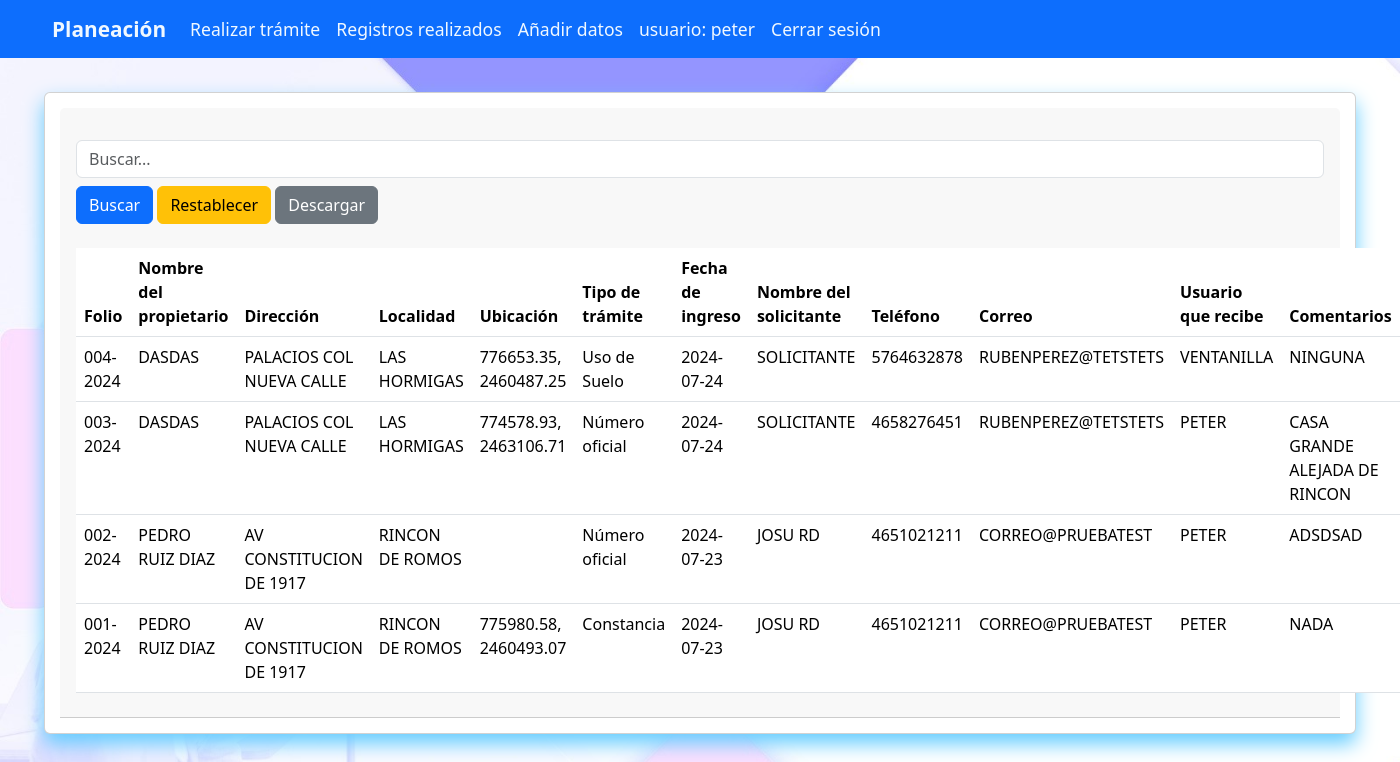
/php/ventanilla/registros.php (signed in), run on the app's committed database.
### tables this page shows
CREATE TABLE `formulario` (
  `folio` varchar(11) NOT NULL,
  `nombre_propietario` varchar(100) NOT NULL,
  `direccion` varchar(255) NOT NULL,
  `localidad` varchar(100) NOT NULL,
  `tipo_tramite` varchar(100) NOT NULL,
  `fecha_ingreso` date NOT NULL,
  `nombre_solicitante` varchar(100) NOT NULL,
  `telefono` varchar(15) NOT NULL,
  `correo` varchar(100) NOT NULL,
  `usuario_recibe` varchar(100) NOT NULL,
  `observaciones` text DEFAULT NULL,
  `fecha_entrega_estimada` date DEFAULT NULL,
  `coordenadas` varchar(255) DEFAULT NULL,
  `ubicacion` varchar(255) DEFAULT NULL,
  `imagen_referencia` varchar(255) DEFAULT NULL,
  `otro_contacto` varchar(100) DEFAULT NULL,
  `estatus` varchar(30) NOT NULL,
  `created_at` timestamp NOT NULL DEFAULT current_timestamp(),
  `updated_at` timestamp NOT NULL DEFAULT current_timestamp() ON UPDATE current_timestamp()
);

### php/ventanilla/registros.php (the view, shortened to what this page needs)
<!DOCTYPE html>
<html lang="en">
<head>
    <link href="https://cdn.jsdelivr.net/npm/bootstrap@5.3.2/dist/css/bootstrap.min.css" rel="stylesheet">
    <link rel="stylesheet" href="../../css/globals.css">
    <link rel="stylesheet" href="../../css/ventanilla.css">
</head>
<body>
    <?php include ('navVentana.php')?>
    <div class="container p-1 mt-12">
        <div class="row justify-content-center">
            <div class="col-md-12 row-12">
                <div class="card slide-down">
                    <div class="card-header">
                        <br>
                        <input type="text" id="searchInput" placeholder="Buscar..." class="form-control fade-in" data-bs-toggle="tooltip" data-bs-placement="top" title="Buscar en la tabla">
                        <button id="searchButton" class="btn btn-primary mt-2 fade-in" data-bs-toggle="tooltip" data-bs-placement="top" title="Realizar búsqueda">Buscar</button>
                        <button id="resetButton" class="btn btn-warning mt-2 fade-in" data-bs-toggle="tooltip" data-bs-placement="top" title="Restablecer búsqueda">Restablecer</button>
                        <button id="downloadButton" class="btn btn-secondary mt-2 fade-in" data-bs-toggle="tooltip" data-bs-placement="top" title="Descargar datos filtrados">Descargar</button>
                        <br><br>
                        <table class="table table-hover fade-in">
                            <thead>
                                <tr>
                                    <th class="sortable" data-bs-toggle="tooltip" data-bs-placement="top" title="Ordenar por Folio">Folio</th>
                                    <th class="sortable" data-bs-toggle="tooltip" data-bs-placement="top" title="Ordenar por Nombre del propietario">Nombre del propietario</th>
                                    <th class="sortable" data-bs-toggle="tooltip" data-bs-placement="top" title="Ordenar por Dirección">Dirección</th>
                                    <th class="sortable" data-bs-toggle="tooltip" data-bs-placement="top" title="Ordenar por Localidad">Localidad</th>
                                    <th class="sortable" data-bs-toggle="tooltip" data-bs-placement="top" title="Ordenar por Ubicación">Ubicación</th>
                                    <th class="sortable" data-bs-toggle="tooltip" data-bs-placement="top" title="Ordenar por Tipo de trámite">Tipo de trámite</th>
                                    <th class="sortable" data-bs-toggle="tooltip" data-bs-placement="top" title="Ordenar por Fecha de ingreso">Fecha de ingreso</th>
                                    <th class="sortable" data-bs-toggle="tooltip" data-bs-placement="top" title="Ordenar por Nombre del solicitante">Nombre del solicitante</th>
                                    <th class="sortable" data-bs-toggle="tooltip" data-bs-placement="top" title="Ordenar por Teléfono">Teléfono</th>
                                    <th class="sortable" data-bs-toggle="tooltip" data-bs-placement="top" title="Ordenar por Correo">Correo</th>
                                    <th class="sortable" data-bs-toggle="tooltip" data-bs-placement="top" title="Ordenar por Usuario que recibe">Usuario que recibe</th>
                                    <th class="sortable" data-bs-toggle="tooltip" data-bs-placement="top" title="Ordenar por Comentarios">Comentarios</th>
                                </tr>
                            </thead>
                            <tbody>
                                <?php
                                    $conexion = connection();
                                    $sql = "SELECT * FROM `formulario` ORDER BY `formulario`.`folio` DESC";
                                    $result = mysqli_query($conexion, $sql);
                                    if (mysqli_num_rows($result) > 0) {
                                        while ($mostrar = mysqli_fetch_array($result)) { ?>
                                            <tr class="fade-in">
                                                <td><?php echo $mostrar['folio'] ?></td>
                                                <td><?php echo $mostrar['nombre_propietario'] ?></td>
                                                <td><?php echo $mostrar['direccion'] ?></td>
                                                <td><?php echo $mostrar['localidad'] ?></td>
                                                <td><?php echo $mostrar['ubicacion'] ?></td>
                                                <td><?php echo $mostrar['tipo_tramite'] ?></td>
                                                <td><?php echo $mostrar['fecha_ingreso'] ?></td>
                                                <td><?php echo $mostrar['nombre_solicitante'] ?></td>
                                                <td><?php echo $mostrar['telefono'] ?></td>
                                                <td><?php echo $mostrar['correo'] ?></td>
                                                <td><?php echo $mostrar['usuario_recibe'] ?></td>
                                                <td><?php echo $mostrar['observaciones'] ?></td>
                                            </tr>
                                <?php
                                        }
                                    } else {
                                        echo "<tr><td colspan='13'>No hay registros</td></tr>";
                                    }
                                ?>
                            </tbody>
                        </table>
                    </div>
                </div>
            </div>
        </div>
    </div>
</body>
</html>

### css/globals.css (style rules this page uses)
*, *::before, *::after { box-sizing: border-box; margin: 0; padding: 0; }
body { font-family: system-ui, -apple-system, BlinkMacSystemFont, 'Segoe UI', Roboto, Oxygen, Ubuntu, Cantarell, 'Open Sans', 'Helvetica Neue', sans-serif; background-image: url(../img/bg.jpg); background-size: cover; }

### css/ventanilla.css (style rules this page uses)
body { background-color: #f0f8ff; }
.card { border: none; border-radius: 15px; box-shadow: 0 10px 20px rgba(100, 205, 255, 1); background-color: rgba(255, 255, 255, 0.5); margin: auto; margin-top: 30px; padding: 15px; transition: all 0.3s ease-in-out; }
.btn-primary { background-color: #0d47a1; border-color: #0d47a1; transition: all 0.3s ease-in-out; }

### php/ventanilla/registros.php (style rules this page uses)
body { background-color: #f0f8ff; animation: backgroundFade 3s infinite alternate; }
.card { border: none; border-radius: 15px; box-shadow: 0 10px 20px rgba(100, 205, 255, 1); background-color: rgba(255, 255, 255, 0.5); margin: auto; margin-top: 30px; padding: 15px; transition: all 0.3s ease-in-out; }
.btn-primary { background-color: #0d47a1; border-color: #0d47a1; transition: all 0.3s ease-in-out; }
.form-control { animation: inputPulse 2s infinite alternate; }
.fade-in { animation: fadeIn 1s ease-in-out; }
.slide-down { animation: slideDown 0.5s ease-in-out; }

### data on the page
formulario: folio "004-2024", nombre_propietario "DASDAS", direccion "PALACIOS COL NUEVA CALLE", localidad "LAS HORMIGAS", ubicacion "776653.35, 2460487.25", tipo_tramite "Uso de Suelo", fecha_ingreso "2024-07-24", nombre_solicitante "SOLICITANTE", telefono "5764632878", correo "RUBENPEREZ@TETSTETS", usuario_recibe "VENTANILLA", observaciones "NINGUNA"
formulario: folio "003-2024", nombre_propietario "DASDAS", direccion "PALACIOS COL NUEVA CALLE", localidad "LAS HORMIGAS", ubicacion "774578.93, 2463106.71", tipo_tramite "Número oficial", fecha_ingreso "2024-07-24", nombre_solicitante "SOLICITANTE", telefono "4658276451", correo "RUBENPEREZ@TETSTETS", usuario_recibe "PETER", observaciones "CASA GRANDE ALEJADA DE RINCON"
formulario: folio "002-2024", nombre_propietario "PEDRO RUIZ DIAZ", direccion "AV CONSTITUCION DE 1917", localidad "RINCON DE ROMOS", tipo_tramite "Número oficial", fecha_ingreso "2024-07-23", nombre_solicitante "JOSU RD", telefono "4651021211", correo "CORREO@PRUEBATEST", usuario_recibe "PETER", observaciones "ADSDSAD"
formulario: folio "001-2024", nombre_propietario "PEDRO RUIZ DIAZ", direccion "AV CONSTITUCION DE 1917", localidad "RINCON DE ROMOS", ubicacion "775980.58, 2460493.07", tipo_tramite "Constancia", fecha_ingreso "2024-07-23", nombre_solicitante "JOSU RD", telefono "4651021211", correo "CORREO@PRUEBATEST", usuario_recibe "PETER", observaciones "NADA"

### other printed values
$username "peter"
